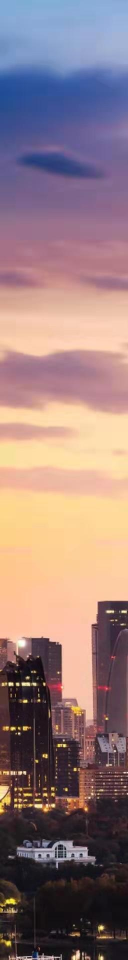
#> input picture stitch/images/5imgs/1.jpg, 256 x 1920 px (shown at 1/2 size)
$ python test5imgs.py
#> lines starting #> are read from the running program, lines starting #| are printed output that depends on the picture; after the words box and inside, x2 and y2 are one past the last pixel; in counts of white or black regions, pixels touching at a corner belong together
import os
import sys
sys.path.append(os.path.abspath(os.path.join(os.path.dirname(__file__), "..")))
import numpy as np
import cv2
import copy


class Point(object):
    def __init__(self, x=0.0, y=0.0, z=1.0):
        self.x = x
        self.y = y
        self.z = z

    def calculatenewpoint(self, homo):
        point_old = np.array([self.x, self.y, self.z]).reshape(3, 1)
        point_new = np.dot(homo, point_old)
        point_new /= point_new[2, 0]
        self.x = point_new[0, 0]
        self.y = point_new[1, 0]
        point_new = np.dot(homo, point_old)
        self.z = point_new[2, 0]


class Corner(object):
    def __init__(self):
        self.ltop = Point()
        self.lbottom = Point()
        self.rtop = Point()
        self.rbottom = Point()

    def calculatefromimage(self, img):
        rows = img.shape[0]
        cols = img.shape[1]
        self.ltop.x = 0.0
        self.ltop.y = 0.0
        self.lbottom.x = 0.0
        self.lbottom.y = float(rows)
        self.rtop.x = float(cols)
        self.rtop.y = 0.0
        self.rbottom.x = float(cols)
        self.rbottom.y = float(rows)

    def calculatefromhomo(self, homo):
        self.ltop.calculatenewpoint(homo)
        self.lbottom.calculatenewpoint(homo)
        self.rtop.calculatenewpoint(homo)
        self.rbottom.calculatenewpoint(homo)

    def getoutsize(self):
        lx = min(self.ltop.x, self.lbottom.x)
        rx = max(self.rtop.x, self.rbottom.x)
        uy = min(self.ltop.y, self.rtop.y)
        dy = max(self.lbottom.y, self.rbottom.y)
        return lx, rx, uy, dy


def calculatecorners(imgs, homos):
    result = list()
    for index, img in enumerate(imgs):
        c = Corner()
        c.calculatefromimage(img)
        c.calculatefromhomo(homos[index])
        result.append(c)
    return result


def get_homography(img1, img2, method=0):
    """
    method: 0 findHomography
            1 estimateAffine2D
    """
    sift = cv2.xfeatures2d.SIFT_create(nfeatures=999999, nOctaveLayers=6, contrastThreshold=0.004, edgeThreshold=3)

    img1_ = copy.deepcopy(img1)
    img2_ = copy.deepcopy(img2)

    kp1, des1 = sift.detectAndCompute(img1_, None)
    kp2, des2 = sift.detectAndCompute(img2_, None)

    matcher = cv2.FlannBasedMatcher()
    raw_matches = matcher.knnMatch(np.asarray(des1, np.float32), np.asarray(des2, np.float32), k=2)
    good_matches = [m1 for m1, m2 in raw_matches if m1.distance < 0.6 * m2.distance]

    image1_kp = np.float32([kp1[m.queryIdx].pt for m in good_matches])
    image2_kp = np.float32([kp2[m.trainIdx].pt for m in good_matches])
    if method == 0:
        H21, status21 = cv2.findHomography(image2_kp,
                                           image1_kp,
                                           method=cv2.RANSAC,
                                           ransacReprojThreshold=16,
                                           confidence=0.8)
        lastmatch21 = len([i[0] for i in status21 if i[0] == 1])
        H12, status12 = cv2.findHomography(image1_kp,
                                           image2_kp,
                                           method=cv2.RANSAC,
                                           ransacReprojThreshold=16,
                                           confidence=0.8)
        lastmatch12 = len([i[0] for i in status12 if i[0] == 1])
    else:
        H21_, status21 = cv2.estimateAffine2D(image2_kp,
                                              image1_kp,
                                              method=cv2.RANSAC,
                                              ransacReprojThreshold=16,
                                              confidence=0.8)
        lastmatch21 = len([i[0] for i in status21 if i[0] == 1])
        H12_, status12 = cv2.estimateAffine2D(image1_kp,
                                              image2_kp,
                                              method=cv2.RANSAC,
                                              ransacReprojThreshold=16,
                                              confidence=0.8)
        lastmatch12 = len([i[0] for i in status12 if i[0] == 1])

        H21 = np.zeros((3, 3), dtype=float)
        H21[2, 2] = 1.0
        H21[:H21_.shape[0], :H21_.shape[1]] = H21_

        H12 = np.zeros((3, 3), dtype=float)
        H12[2, 2] = 1.0
        H12[:H12_.shape[0], :H12_.shape[1]] = H12

    if lastmatch21 < 10 or lastmatch12 < 10:
        print("lastmatch21: ", lastmatch21)
        print("lastmatch12: ", lastmatch12)
        raise Exception("lastmatch less than 10.")

    return H21, H12


def wrapimgs(imgs, homos, corners):
    min_up = 0.0
    for i, corner in enumerate(corners):
        up = min(corners[i].ltop.y, corners[i].rtop.y)
        min_up = min(min_up, up)
    tem = np.array([[1.0, 0.0, 0.0], [0.0, 1.0, -min_up], [0.0, 0.0, 1.0]])
    wraps = list()
    for index, img in enumerate(imgs):
        lx, rx, uy, dy = corners[index].getoutsize()
        cols = int(rx - lx * (lx < 0))
        rows = int(dy) - int(min_up)
        wrap = cv2.warpPerspective(imgs[index], np.dot(tem, homos[index]), (cols, rows))
        # cv2.imwrite('wrapimgs_{}.jpg'.format(index), wrap)
        wraps.append(wrap)
    return wraps


def putimages(wraps):
    h = max(*[wrap.shape[0] for wrap in wraps])
    w = max(*[wrap.shape[1] for wrap in wraps])
    stitch_im = np.zeros((h, w, 3), dtype='uint8')
    wraps_ = wraps[::-1]
    for index, wrap in enumerate(wraps_):
        h = wrap.shape[0]
        w = wrap.shape[1]
        label = (cv2.cvtColor(wrap[:h, :w, :], cv2.COLOR_BGR2GRAY) > 0)
        for i in range(stitch_im.shape[2]):
            stitch_im[:h, :w, i] = wrap[:h, :w, i] * \
                (label > 0) + stitch_im[:h, :w, i] * (label < 1)
    result = stitch_im
    return result


def main():
    img1 = cv2.imread("images/5imgs/1.jpg", cv2.IMREAD_COLOR)
#> img1 is the input picture: shape (1920, 256, 3); mean B, G, R 124.5, 123.6, 148.7
    img2 = cv2.imread("images/5imgs/2.jpg", cv2.IMREAD_COLOR)
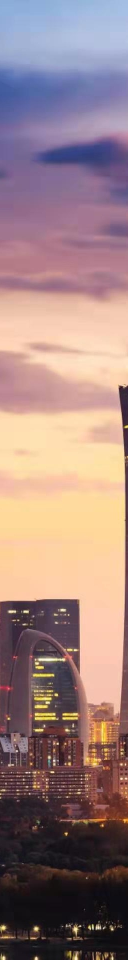
#> input picture stitch/images/5imgs/2.jpg, 256 x 1920 px (shown at 1/2 size)
#> img2 is the input picture: shape (1920, 256, 3); mean B, G, R 128, 129.3, 156.3
    img3 = cv2.imread("images/5imgs/3.jpg", cv2.IMREAD_COLOR)
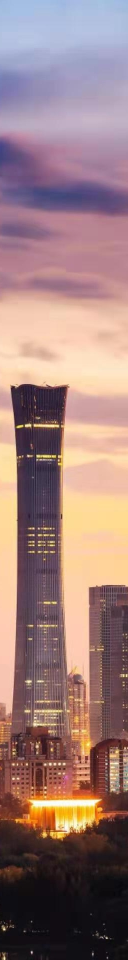
#> input picture stitch/images/5imgs/3.jpg, 256 x 1920 px (shown at 1/2 size)
#> img3 is the input picture: shape (1920, 256, 3); mean B, G, R 122.8, 125.1, 155.2
    img4 = cv2.imread("images/5imgs/4.jpg", cv2.IMREAD_COLOR)
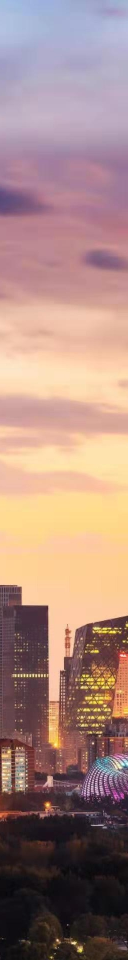
#> input picture stitch/images/5imgs/4.jpg, 256 x 1920 px (shown at 1/2 size)
#> img4 is the input picture: shape (1920, 256, 3); mean B, G, R 127.8, 135.5, 167.2
    img5 = cv2.imread("images/5imgs/5.jpg", cv2.IMREAD_COLOR)
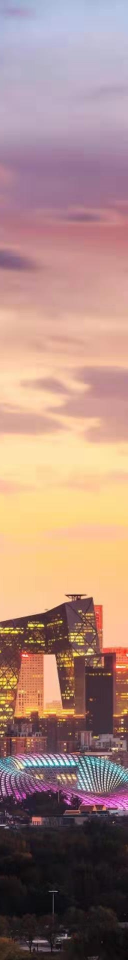
#> input picture stitch/images/5imgs/5.jpg, 256 x 1920 px (shown at 1/2 size)
#> img5 is the input picture: shape (1920, 256, 3); mean B, G, R 127.2, 136, 169

    imgs = [img1, img2, img3, img4, img5]

    H21, H12 = get_homography(img1, img2)
#> in get_homography, `kp1, des1 = sift.detectAndCompute(img1_, None)`: kp1 = 2707 keypoints; strongest (x, y, size): (51, 1402, 5.3), (49, 1545, 4.4), (202, 1855, 7.3), (69, 1368, 5.1)
#> in get_homography, `kp2, des2 = sift.detectAndCompute(img2_, None)`: kp2 = 2770 keypoints; strongest (x, y, size): (72, 1857, 6.6), (151, 1859, 7.3), (224, 1858, 3.7), (160, 1852, 2.8)
#> in get_homography, `raw_matches = matcher.knnMatch(np.asarray(des1, np.float32), np.asarra..`: raw_matches = 2707 matches
#> in get_homography, `good_matches = [m1 for m1, m2 in raw_matches if m1.distance < 0.6 * m2..`: good_matches = 354 matches
#> in get_homography, `image1_kp = np.float32([kp1[m.queryIdx].pt for m in good_matches])`: image1_kp = 354 pairs, first value 45.34 to 251, second value 34.06 to 1911
#> in get_homography, `image2_kp = np.float32([kp2[m.trainIdx].pt for m in good_matches])`: image2_kp = 354 pairs, first value 2.95 to 183.9, second value 34.08 to 1911
#> in get_homography, `H21, status21 = cv2.findHomography(image2_kp, image1_kp, method=cv2.RA..`: H21 = [[1, 0.000186, 195.9], [0.00274, 1, -1.49], [1.73e-06, 5.74e-07, 1]]; status21 = 354 values from 0 to 1
#> in get_homography, `lastmatch21 = len([i[0] for i in status21 if i[0] == 1])`: lastmatch21 = 348
#> in get_homography, `H12, status12 = cv2.findHomography(image1_kp, image2_kp, method=cv2.RA..`: H12 = [[0.995, -9.88e-05, -194.9], [-0.0197, 0.994, 6.73], [-1.22e-05, -9.19e-07, 1]]; status12 = 354 values from 0 to 1
#> in get_homography, `lastmatch12 = len([i[0] for i in status12 if i[0] == 1])`: lastmatch12 = 348
    H32, H23 = get_homography(img2, img3)
#> in get_homography (call 2), `kp1, des1 = sift.detectAndCompute(img1_, None)`: kp1 has the same summary as kp2
#> in get_homography (call 2), `kp2, des2 = sift.detectAndCompute(img2_, None)`: kp2 = 3690 keypoints; strongest (x, y, size): (213, 1876, 2.8), (63, 1905, 3), (8, 1858, 3.7), (57, 912, 3.4)
#> in get_homography (call 2), `raw_matches = matcher.knnMatch(np.asarray(des1, np.float32), np.asarra..`: raw_matches = 2770 matches
#> in get_homography (call 2), `good_matches = [m1 for m1, m2 in raw_matches if m1.distance < 0.6 * m2..`: good_matches = 268 matches
#> H32 = [[1, 8.45e-06, 216], [1.65e-05, 1, -0.00147], [-1.44e-08, 9.9e-10, 1]]; H23 = [[1, -8.21e-06, -216], [0.00111, 1, -0.265], [7.41e-07, 6.77e-10, 1]]
    H43, H34 = get_homography(img3, img4)
#> in get_homography (call 3), `kp1, des1 = sift.detectAndCompute(img1_, None)`: kp1 has the same summary as kp2
#> in get_homography (call 3), `kp2, des2 = sift.detectAndCompute(img2_, None)`: kp2 = 4004 keypoints; strongest (x, y, size): (148, 1886, 5.5), (160, 1899, 8.1), (53, 1571, 2.7), (248, 1283, 3.2)
#> in get_homography (call 3), `raw_matches = matcher.knnMatch(np.asarray(des1, np.float32), np.asarra..`: raw_matches = 3690 matches
#> in get_homography (call 3), `good_matches = [m1 for m1, m2 in raw_matches if m1.distance < 0.6 * m2..`: good_matches = 519 matches
#> H43 = [[1, 1.19e-06, 216], [0.000204, 1, -0.00393], [1.24e-07, 9.04e-10, 1]]; H34 = [[0.999, -1.03e-06, -215.9], [-0.00353, 0.999, 0.826], [-2.47e-06, -7.04e-10, 1]]
    H54, H45 = get_homography(img4, img5)
#> in get_homography (call 4), `kp1, des1 = sift.detectAndCompute(img1_, None)`: kp1 has the same summary as kp2
#> in get_homography (call 4), `kp2, des2 = sift.detectAndCompute(img2_, None)`: kp2 = 3606 keypoints; strongest (x, y, size): (130, 1488, 2.4), (215, 1569, 2.1), (190, 1550, 2.3), (52, 1283, 3.2)
#> in get_homography (call 4), `raw_matches = matcher.knnMatch(np.asarray(des1, np.float32), np.asarra..`: raw_matches = 4004 matches
#> in get_homography (call 4), `good_matches = [m1 for m1, m2 in raw_matches if m1.distance < 0.6 * m2..`: good_matches = 626 matches
#> H54 = [[1, -9.29e-05, 196.1], [-0.00121, 1, 0.201], [-5.68e-07, -7.2e-08, 1]]; H45 = [[0.998, 7.88e-05, -195.8], [-0.0111, 0.999, 2.34], [-7.44e-06, 7.55e-08, 1]]

    H13 = np.dot(H23, H12)
#> H13 = [[0.998, 9.15e-05, -410.9], [-0.0185, 0.995, 6.24], [-1.15e-05, -9.19e-07, 1]]
    H53 = np.dot(H43, H54)
#> H53 = [[0.999, -0.000107, 412.1], [-0.001, 1, 0.237], [-4.45e-07, -7.11e-08, 1]]

    h = img1.shape[0]
#> h = 1920
    w = img1.shape[1]
#> w = 256

    panorama = np.zeros((h, w * 5, 3))
    panorama[0:h, 2 * w:3 * w, :] = img3
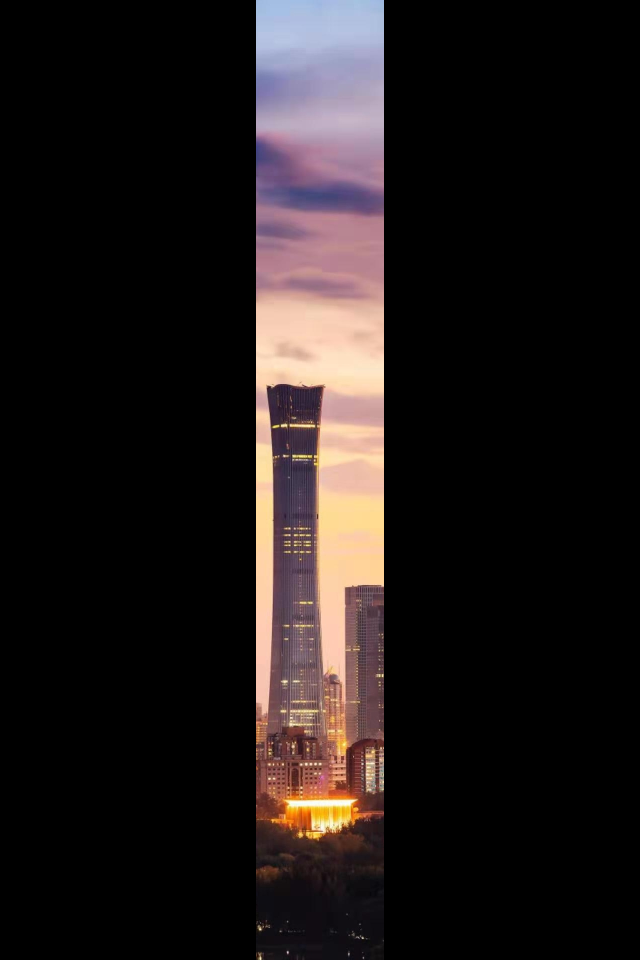
#> panorama: shape (1920, 1280, 3) float64 (shown at 1/2 size); mean B, G, R 24.6, 25, 31

    H = np.array([[1.0, 0.0, 0.0], [0.0, 1.0, 0.0], [0.0, 0.0, 1.0]])

    a = np.dot(H13, np.array([0.0, 0.0, 1.0]).reshape(3, 1))
#> a = [-410.9, 6.24, 1]
    a = a[0, 0] / a[2, 0]
#> a = -411
    b = np.dot(H13, np.array([0.0, h, 1.0]).reshape(3, 1))
#> b = [-410.7, 1915.7, 0.998]
    b = b[0, 0] / b[2, 0]
#> b = -411.5
    c = abs(min(a, b))
#> c = 411.5
    Hpivot = np.array([[1.0, 0.0, float(c)], [0.0, 1.0, 0.0], [0.0, 0.0, 1.0]])
#> Hpivot = [[1, 0, 411.5], [0, 1, 0], [0, 0, 1]]

    homos_ = [H13, H23, H, H43, H53]
    homos = [np.dot(Hpivot, X) for X in homos_]
#> homos = 5 items

    corners = calculatecorners(imgs, homos)
#> the loop in calculatecorners, `for index, img in enumerate(imgs):` made 5 passes
#> corners = 5 items
    print("corners done.")

    wraps = wrapimgs(imgs, homos, corners)
#> the loop in wrapimgs, `for i, corner in enumerate(corners):` made 5 passes
#> (up, min_up) on passes 1 to 5: (1.5, 0), (-0.265, -0.265), (0, -0.265), (-0.00393, -0.265), (-0.0197, -0.265)
#> in wrapimgs, `tem = np.array([[1.0, 0.0, 0.0], [0.0, 1.0, -min_up], [0.0, 0.0, 1.0]])`: tem = [[1, 0, 0], [0, 1, 0.265], [0, 0, 1]]
#> the loop in wrapimgs, `for index, img in enumerate(imgs):` made 5 passes
#> (lx, rx, uy, dy, cols) on passes 1 to 5: (-8.68e-15, 255.6, 1.5, 1920.3, 255), (195.5, 451.5, -0.265, 1920.1, 451), (411.5, 667.5, 0, 1920, 667), (627.5, 883.5, -0.00393, 1920, 883), (823.5, 1079.5, -0.0197, 1920, 1079)
#> after the loop in wrapimgs, `for index, img in enumerate(imgs):`: wraps = 5 items
#> wraps = 5 items
    print("wraps done.")

    stitch_im = putimages(wraps)
#> in putimages, `h = max(*[wrap.shape[0] for wrap in wraps])`: h = 1920
#> in putimages, `w = max(*[wrap.shape[1] for wrap in wraps])`: w = 1079
#> in putimages, `wraps_ = wraps[::-1]`: wraps_ = 5 items
#> the loop in putimages, `for index, wrap in enumerate(wraps_):` made 5 passes
#> w on passes 1 to 5: 1079, 883, 667, 451, 255
#> pass 1, in putimages, `label = (cv2.cvtColor(wrap[:h, :w, :], cv2.COLOR_BGR2GRAY) > 0)`:
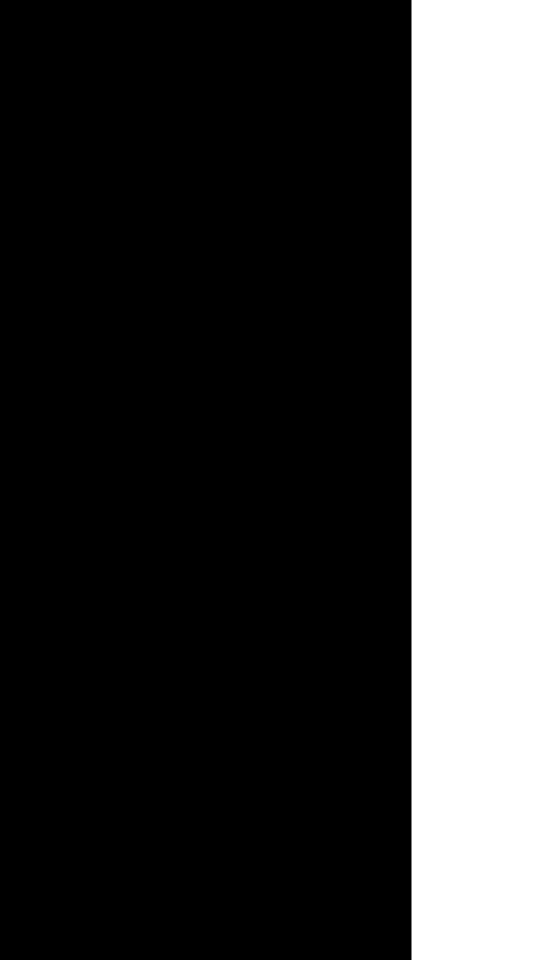
#> label: shape (1920, 1079) bool (shown at 1/2 size); 23.7% white; 1 white region, box (x1, y1, x2, y2) and area: (823, 0, 1079, 1920) 491520
#> after the loop in putimages, `for index, wrap in enumerate(wraps_):`:
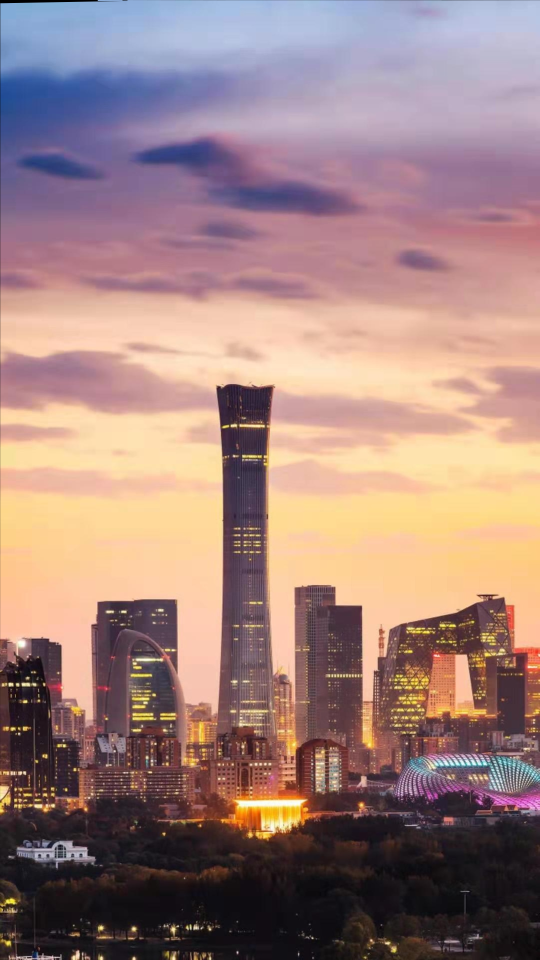
#> stitch_im: shape (1920, 1079, 3) (shown at 1/2 size); mean of channels 0, 1, 2 126, 129.9, 159.3; drawn as B, G, R
    cv2.imwrite('output/a.jpg', stitch_im)
    print("stitch done.")


main()
